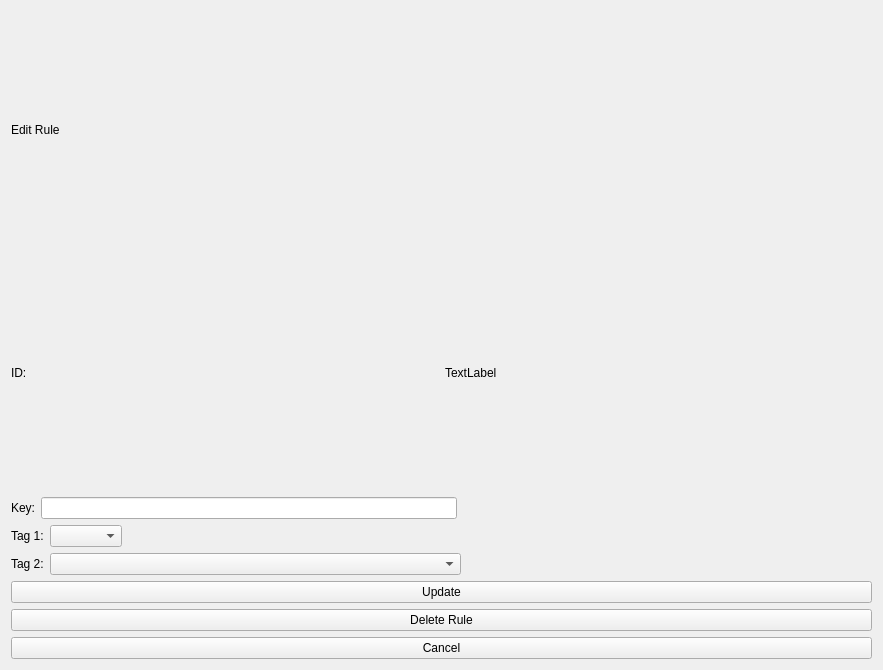
<?xml version="1.0" encoding="UTF-8"?>
<ui version="4.0">
 <class>Form</class>
 <widget class="QWidget" name="Form">
  <property name="geometry">
   <rect>
    <x>0</x>
    <y>0</y>
    <width>883</width>
    <height>670</height>
   </rect>
  </property>
  <property name="windowTitle">
   <string>Form</string>
  </property>
  <layout class="QVBoxLayout" name="verticalLayout">
   <item>
    <layout class="QHBoxLayout" name="horizontalLayout_4">
     <item>
      <widget class="QLabel" name="label_title">
       <property name="text">
        <string>Edit Rule</string>
       </property>
      </widget>
     </item>
     <item>
      <spacer name="horizontalSpacer_4">
       <property name="orientation">
        <enum>Qt::Horizontal</enum>
       </property>
       <property name="sizeHint" stdset="0">
        <size>
         <width>40</width>
         <height>20</height>
        </size>
       </property>
      </spacer>
     </item>
    </layout>
   </item>
   <item>
    <layout class="QHBoxLayout" name="horizontalLayout_5">
     <item>
      <widget class="QLabel" name="label_id_label">
       <property name="text">
        <string>ID:</string>
       </property>
      </widget>
     </item>
     <item>
      <widget class="QLabel" name="label_id">
       <property name="text">
        <string>TextLabel</string>
       </property>
      </widget>
     </item>
    </layout>
   </item>
   <item>
    <layout class="QHBoxLayout" name="horizontalLayout_3">
     <item>
      <widget class="QLabel" name="label_key">
       <property name="text">
        <string>Key:</string>
       </property>
      </widget>
     </item>
     <item>
      <widget class="QLineEdit" name="lineEdit_key"/>
     </item>
     <item>
      <spacer name="horizontalSpacer">
       <property name="orientation">
        <enum>Qt::Horizontal</enum>
       </property>
       <property name="sizeHint" stdset="0">
        <size>
         <width>40</width>
         <height>20</height>
        </size>
       </property>
      </spacer>
     </item>
    </layout>
   </item>
   <item>
    <layout class="QHBoxLayout" name="horizontalLayout_2">
     <item>
      <widget class="QLabel" name="label_tag1">
       <property name="text">
        <string>Tag 1:</string>
       </property>
      </widget>
     </item>
     <item>
      <widget class="QComboBox" name="comboBox_tag1"/>
     </item>
     <item>
      <spacer name="horizontalSpacer_2">
       <property name="orientation">
        <enum>Qt::Horizontal</enum>
       </property>
       <property name="sizeHint" stdset="0">
        <size>
         <width>40</width>
         <height>20</height>
        </size>
       </property>
      </spacer>
     </item>
    </layout>
   </item>
   <item>
    <layout class="QHBoxLayout" name="horizontalLayout">
     <item>
      <widget class="QLabel" name="label_tag2">
       <property name="text">
        <string>Tag 2:</string>
       </property>
      </widget>
     </item>
     <item>
      <widget class="QComboBox" name="comboBox_tag2">
       <property name="sizePolicy">
        <sizepolicy hsizetype="MinimumExpanding" vsizetype="Fixed">
         <horstretch>0</horstretch>
         <verstretch>0</verstretch>
        </sizepolicy>
       </property>
      </widget>
     </item>
     <item>
      <spacer name="horizontalSpacer_3">
       <property name="orientation">
        <enum>Qt::Horizontal</enum>
       </property>
       <property name="sizeHint" stdset="0">
        <size>
         <width>40</width>
         <height>20</height>
        </size>
       </property>
      </spacer>
     </item>
    </layout>
   </item>
   <item>
    <widget class="QPushButton" name="pushButton_update">
     <property name="text">
      <string>Update</string>
     </property>
    </widget>
   </item>
   <item>
    <widget class="QPushButton" name="pushButton_deleteRule">
     <property name="text">
      <string>Delete Rule</string>
     </property>
    </widget>
   </item>
   <item>
    <widget class="QPushButton" name="pushButton_cancel">
     <property name="text">
      <string>Cancel</string>
     </property>
    </widget>
   </item>
  </layout>
 </widget>
 <resources/>
 <connections/>
</ui>
